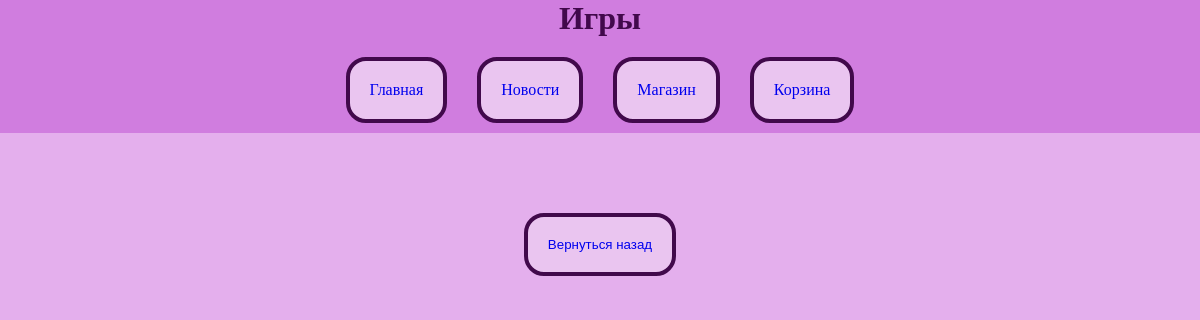
Page /platform/games on the earlier database version.
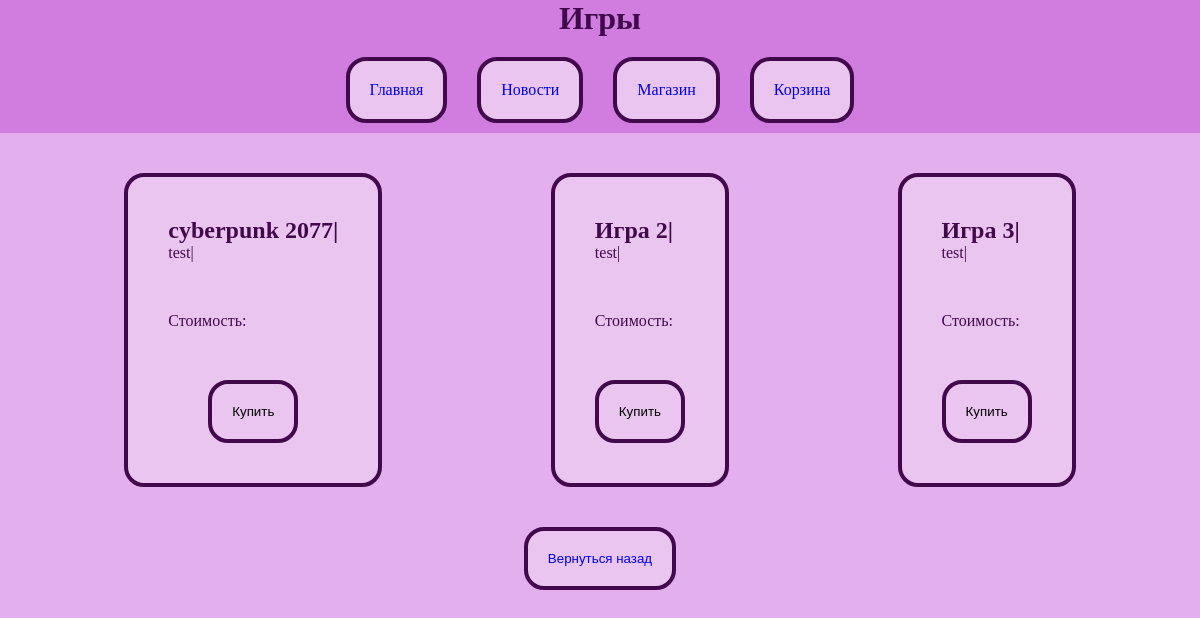
Same page on the later database version.
### task1/models.py (models this page shows, shortened)
class Game(models.Model):
    title = models.CharField(max_length=200)
    cost = models.DecimalField(max_digits=10, decimal_places=2)
    size = models.DecimalField(max_digits=10, decimal_places=2)
    description = models.TextField()
    age_limited = models.BooleanField(default=False)
    buyer = models.ManyToManyField(Buyer, related_name='games')

### task1/views.py (the view)
# urls.py: path('platform/games', games),
def games(request):
    content = {"games":Game.objects.all()}
    return render(request, "games.html", content)

### templates/games.html (shortened to what this page needs)
{% extends 'menu.html' %}
{% block pagename %}
    Игры
{% endblock %}
{% block menu %}
    {{ block.super }}
{% endblock %}
{% block content %}
    <ul>
        {% for game in games %}
        <li>
            <h2> {{ game.title }}|</h2>
            <p> {{ game.description }}|</p>
            <p> Стоимость:{{ game.price }}</p>
            <button>Купить</button>
        </li>
        {% endfor %}
    </ul>
    <button><a href="/platform"> Вернуться назад </a></button>
{% endblock %}

Differences in the rows shown:
added Game: title "cyberpunk 2077", description "test"
added Game: title "Игра 2", description "test"
added Game: title "Игра 3", description "test"
